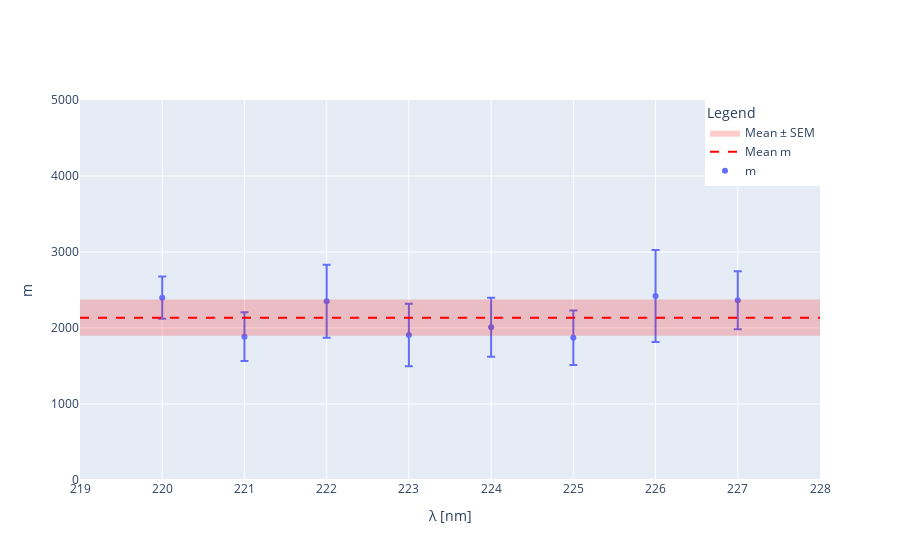

Write notebook code for a chart like this one.
### Code cell
# Extract m and its error
m_values = fit_df['m']
m_errors = fit_df['m_err']

# Compute mean and standard error of the mean
weights_m = 1 / m_errors**2
mean_m = np.average(m_values, weights=weights_m)
mean_m_err = np.sqrt(np.sum(weights_m * ((m_values - mean_m) ** 2)) / np.sum(weights_m))

fig = go.Figure()

# markers with error bars
fig.add_trace(go.Scatter(
    x=fit_df['λ'],
    y=m_values,
    error_y=dict(type='data', array=m_errors, visible=True),
    mode='markers',
    name='m'
))

mean_line_points = np.concatenate([[λmin-1], fit_df['λ'], [λmax+1]])
# mean dashed line
fig.add_trace(go.Scatter(
    x=mean_line_points,
    y=[mean_m]*len(mean_line_points),
    mode='lines',
    line=dict(color='red', dash='dash'),
    name='Mean m'
))

# bottom
fig.add_trace(go.Scatter(
    x=mean_line_points,
    y=[mean_m - mean_m_err]*len(mean_line_points),
    mode='lines',
    line=dict(color='red', width=0),
    showlegend=False
))
# top
fig.add_trace(go.Scatter(
    x=mean_line_points,
    y=[mean_m + mean_m_err]*len(mean_line_points),
    mode='lines',
    fill='tonexty',
    fillcolor='rgba(255,0,0,0.2)',
    line=dict(color='red', width=0),
    name='Mean ± SEM'
))

fig.update_layout(
    xaxis_title='λ [nm]',
    yaxis_title='m',
    legend_title='Legend',
    yaxis=dict(range=[0, 5000]),
    legend=dict(
        x=1,
        y=1,
        xanchor='right',
        yanchor='top'
    )
)

fig.show()

### Figure 1 — Plotly figure (JSON) as saved in the notebook; plotly's stock layout.template omitted (floating-point values rounded to 4 significant figures)
{"data": [{"error_y": {"array": [382.9, 605.4, 359.0, 388.9, 410.4, 479.7, 320.9, 277.9], "type": "data", "visible": true}, "mode": "markers", "name": "m", "type": "scatter", "x": [227, 226, 225, 224, 223, 222, 221, 220], "y": [2365.0, 2420.0, 1872.0, 2010.0, 1908.0, 2351.0, 1886.0, 2398.0]}, {"line": {"color": "red", "dash": "dash"}, "mode": "lines", "name": "Mean m", "type": "scatter", "x": [219, 227, 226, 225, 224, 223, 222, 221, 220, 228], "y": [2136.0, 2136.0, 2136.0, 2136.0, 2136.0, 2136.0, 2136.0, 2136.0, 2136.0, 2136.0]}, {"line": {"color": "red", "width": 0}, "mode": "lines", "showlegend": false, "type": "scatter", "x": [219, 227, 226, 225, 224, 223, 222, 221, 220, 228], "y": [1898.0, 1898.0, 1898.0, 1898.0, 1898.0, 1898.0, 1898.0, 1898.0, 1898.0, 1898.0]}, {"fill": "tonexty", "fillcolor": "rgba(255,0,0,0.2)", "line": {"color": "red", "width": 0}, "mode": "lines", "name": "Mean ± SEM", "type": "scatter", "x": [219, 227, 226, 225, 224, 223, 222, 221, 220, 228], "y": [2375.0, 2375.0, 2375.0, 2375.0, 2375.0, 2375.0, 2375.0, 2375.0, 2375.0, 2375.0]}], "layout": {"legend": {"title": {"text": "Legend"}, "x": 1, "xanchor": "right", "y": 1, "yanchor": "top"}, "xaxis": {"title": {"text": "λ [nm]"}}, "yaxis": {"range": [0, 5000], "title": {"text": "m"}}}}
